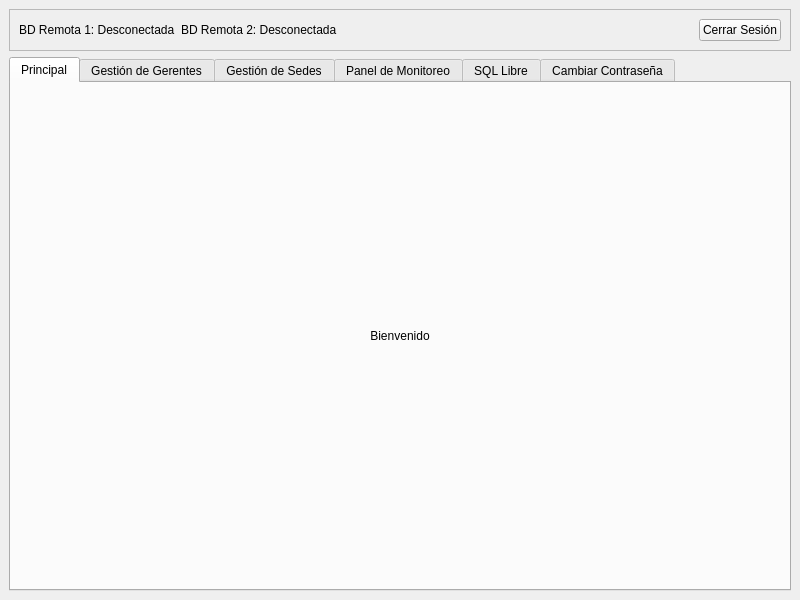
<?xml version="1.0" encoding="UTF-8"?>
<ui version="4.0">
 <class>AdminWindow</class>
 <widget class="QMainWindow" name="AdminWindow">
  <property name="geometry">
   <rect>
    <x>0</x>
    <y>0</y>
    <width>800</width>
    <height>600</height>
   </rect>
  </property>
  <property name="windowTitle">
   <string>Panel de Administrador</string>
  </property>
  <widget class="QWidget" name="centralwidget">
   <layout class="QVBoxLayout" name="verticalLayout">
    <item>
     <widget class="QFrame" name="topbar">
      <property name="frameShape">
       <enum>QFrame::StyledPanel</enum>
      </property>
      <property name="frameShadow">
       <enum>QFrame::Raised</enum>
      </property>
      <layout class="QHBoxLayout" name="horizontalLayout">
       <item>
        <widget class="QLabel" name="status_label1">
         <property name="text">
          <string>BD Remota 1: Desconectada</string>
         </property>
        </widget>
       </item>
       <item>
        <widget class="QLabel" name="status_label2">
         <property name="text">
          <string>BD Remota 2: Desconectada</string>
         </property>
        </widget>
       </item>
       <item>
        <spacer name="horizontalSpacer">
         <property name="orientation">
          <enum>Qt::Horizontal</enum>
         </property>
         <property name="sizeHint" stdset="0">
          <size>
           <width>40</width>
           <height>20</height>
          </size>
         </property>
        </spacer>
       </item>
       <item>
        <widget class="QPushButton" name="logout_button">
         <property name="text">
          <string>Cerrar Sesión</string>
         </property>
        </widget>
       </item>
      </layout>
     </widget>
    </item>
    <item>
     <widget class="QTabWidget" name="tabWidget">
      <property name="currentIndex">
       <number>0</number>
      </property>
      <widget class="QWidget" name="main_tab">
       <attribute name="title">
        <string>Principal</string>
       </attribute>
       <layout class="QVBoxLayout" name="verticalLayout_2">
        <item>
         <widget class="QLabel" name="welcome_label">
          <property name="text">
           <string>Bienvenido</string>
          </property>
          <property name="alignment">
           <set>Qt::AlignCenter</set>
          </property>
         </widget>
        </item>
       </layout>
      </widget>
      <widget class="QWidget" name="gerentes_tab">
       <attribute name="title">
        <string>Gestión de Gerentes</string>
       </attribute>
       <layout class="QVBoxLayout" name="verticalLayout_3">
        <item>
         <widget class="QListWidget" name="gerentes_list"/>
        </item>
        <item>
         <layout class="QFormLayout" name="formLayout">
          <item row="0" column="0">
           <widget class="QLabel" name="label">
            <property name="text">
             <string>Documento:</string>
            </property>
           </widget>
          </item>
          <item row="0" column="1">
           <widget class="QLineEdit" name="doc_gerente_edit"/>
          </item>
          <item row="1" column="0">
           <widget class="QLabel" name="label_2">
            <property name="text">
             <string>Nombre:</string>
            </property>
           </widget>
          </item>
          <item row="1" column="1">
           <widget class="QLineEdit" name="nombre_gerente_edit"/>
          </item>
          <item row="2" column="0">
           <widget class="QLabel" name="label_3">
            <property name="text">
             <string>Teléfono:</string>
            </property>
           </widget>
          </item>
          <item row="2" column="1">
           <widget class="QLineEdit" name="telefono_gerente_edit"/>
          </item>
          <item row="3" column="0">
           <widget class="QLabel" name="label_4">
            <property name="text">
             <string>Correo:</string>
            </property>
           </widget>
          </item>
          <item row="3" column="1">
           <widget class="QLineEdit" name="correo_gerente_edit"/>
          </item>
          <item row="4" column="0">
           <widget class="QLabel" name="label_5">
            <property name="text">
             <string>Sucursal:</string>
            </property>
           </widget>
          </item>
          <item row="4" column="1">
           <widget class="QComboBox" name="sucursal_gerente_combo"/>
          </item>
         </layout>
        </item>
        <item>
         <layout class="QHBoxLayout" name="horizontalLayout_2">
          <item>
           <widget class="QPushButton" name="nuevo_gerente_button">
            <property name="text">
             <string>Nuevo</string>
            </property>
           </widget>
          </item>
          <item>
           <widget class="QPushButton" name="guardar_gerente_button">
            <property name="text">
             <string>Guardar</string>
            </property>
           </widget>
          </item>
          <item>
           <widget class="QPushButton" name="eliminar_gerente_button">
            <property name="text">
             <string>Eliminar</string>
            </property>
           </widget>
          </item>
         </layout>
        </item>
       </layout>
      </widget>
      <widget class="QWidget" name="sedes_tab">
       <attribute name="title">
        <string>Gestión de Sedes</string>
       </attribute>
       <layout class="QVBoxLayout" name="verticalLayout_4">
        <item>
         <widget class="QListWidget" name="sedes_list"/>
        </item>
        <item>
         <layout class="QFormLayout" name="formLayout_2">
          <item row="0" column="0">
           <widget class="QLabel" name="label_6">
            <property name="text">
             <string>Nombre:</string>
            </property>
           </widget>
          </item>
          <item row="0" column="1">
           <widget class="QLineEdit" name="nombre_sede_edit"/>
          </item>
          <item row="1" column="0">
           <widget class="QLabel" name="label_7">
            <property name="text">
             <string>Dirección:</string>
            </property>
           </widget>
          </item>
          <item row="1" column="1">
           <widget class="QLineEdit" name="direccion_sede_edit"/>
          </item>
          <item row="2" column="0">
           <widget class="QLabel" name="label_8">
            <property name="text">
             <string>Teléfono:</string>
            </property>
           </widget>
          </item>
          <item row="2" column="1">
           <widget class="QLineEdit" name="telefono_sede_edit"/>
          </item>
          <item row="3" column="0">
           <widget class="QLabel" name="label_9">
            <property name="text">
             <string>Gerente:</string>
            </property>
           </widget>
          </item>
          <item row="3" column="1">
           <widget class="QLineEdit" name="gerente_sede_edit"/>
          </item>
          <item row="4" column="0">
           <widget class="QLabel" name="label_10">
            <property name="text">
             <string>Código Postal:</string>
            </property>
           </widget>
          </item>
          <item row="4" column="1">
           <widget class="QLineEdit" name="codigo_postal_sede_edit"/>
          </item>
         </layout>
        </item>
        <item>
         <layout class="QHBoxLayout" name="horizontalLayout_3">
          <item>
           <widget class="QPushButton" name="nuevo_sede_button">
            <property name="text">
             <string>Nuevo</string>
            </property>
           </widget>
          </item>
          <item>
           <widget class="QPushButton" name="guardar_sede_button">
            <property name="text">
             <string>Guardar</string>
            </property>
           </widget>
          </item>
          <item>
           <widget class="QPushButton" name="eliminar_sede_button">
            <property name="text">
             <string>Eliminar</string>
            </property>
           </widget>
          </item>
         </layout>
        </item>
       </layout>
      </widget>
      <widget class="QWidget" name="monitoreo_tab">
       <attribute name="title">
        <string>Panel de Monitoreo</string>
       </attribute>
       <layout class="QVBoxLayout" name="verticalLayout_5">
        <item>
         <widget class="QLabel" name="status_remota1_label">
          <property name="text">
           <string>BD Remota 1: Desconocida</string>
          </property>
         </widget>
        </item>
        <item>
         <widget class="QLabel" name="status_remota2_label">
          <property name="text">
           <string>BD Remota 2: Desconocida</string>
          </property>
         </widget>
        </item>
        <item>
         <widget class="QLabel" name="operaciones_pendientes_label">
          <property name="text">
           <string>Operaciones Pendientes: 0</string>
          </property>
         </widget>
        </item>
        <item>
         <widget class="QPushButton" name="forzar_sincronizacion_button">
          <property name="text">
           <string>Forzar Sincronización</string>
          </property>
         </widget>
        </item>
       </layout>
      </widget>
      <widget class="QWidget" name="sql_libre_tab">
       <attribute name="title">
        <string>SQL Libre</string>
       </attribute>
       <layout class="QVBoxLayout" name="verticalLayout_6">
        <item>
         <widget class="QTextEdit" name="sql_query_text"/>
        </item>
        <item>
         <widget class="QPushButton" name="ejecutar_sql_button">
          <property name="text">
           <string>Ejecutar SQL</string>
          </property>
         </widget>
        </item>
        <item>
         <widget class="QTableWidget" name="sql_results_table"/>
        </item>
       </layout>
      </widget>
      <widget class="QWidget" name="cambiar_contrasena_tab">
       <attribute name="title">
        <string>Cambiar Contraseña</string>
       </attribute>
       <layout class="QFormLayout" name="formLayout_3">
        <item row="0" column="0">
         <widget class="QLabel" name="label_11">
          <property name="text">
           <string>Contraseña Actual:</string>
          </property>
         </widget>
        </item>
        <item row="0" column="1">
         <widget class="QLineEdit" name="actual_pass_edit">
          <property name="echoMode">
           <enum>QLineEdit::Password</enum>
          </property>
         </widget>
        </item>
        <item row="1" column="0">
         <widget class="QLabel" name="label_12">
          <property name="text">
           <string>Nueva Contraseña:</string>
          </property>
         </widget>
        </item>
        <item row="1" column="1">
         <widget class="QLineEdit" name="nueva_pass_edit">
          <property name="echoMode">
           <enum>QLineEdit::Password</enum>
          </property>
         </widget>
        </item>
        <item row="2" column="0">
         <widget class="QLabel" name="label_13">
          <property name="text">
           <string>Confirmar Nueva Contraseña:</string>
          </property>
         </widget>
        </item>
        <item row="2" column="1">
         <widget class="QLineEdit" name="confirmar_pass_edit">
          <property name="echoMode">
           <enum>QLineEdit::Password</enum>
          </property>
         </widget>
        </item>
        <item row="3" column="1">
         <widget class="QPushButton" name="cambiar_pass_button">
          <property name="text">
           <string>Cambiar Contraseña</string>
          </property>
         </widget>
        </item>
       </layout>
      </widget>
     </widget>
    </item>
   </layout>
  </widget>
 </widget>
 <resources/>
 <connections/>
</ui>
